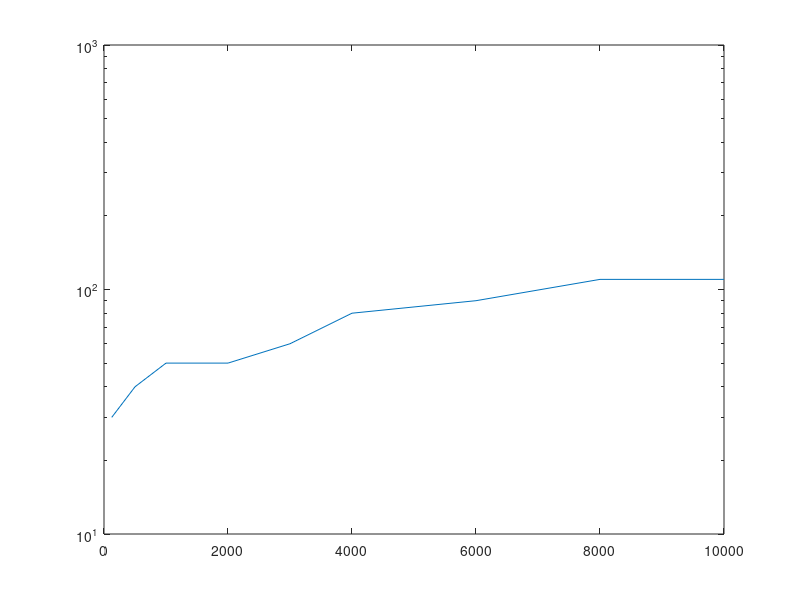

Here is the MATLAB script that generated this plot:
dane = [ 30 40 50 50 60 80 90 110 110];
freq_gen = [125,500,1000,2000,3000,4000,6000,8000,10000];
exppdf(dane);
semilogy(freq_gen,dane);